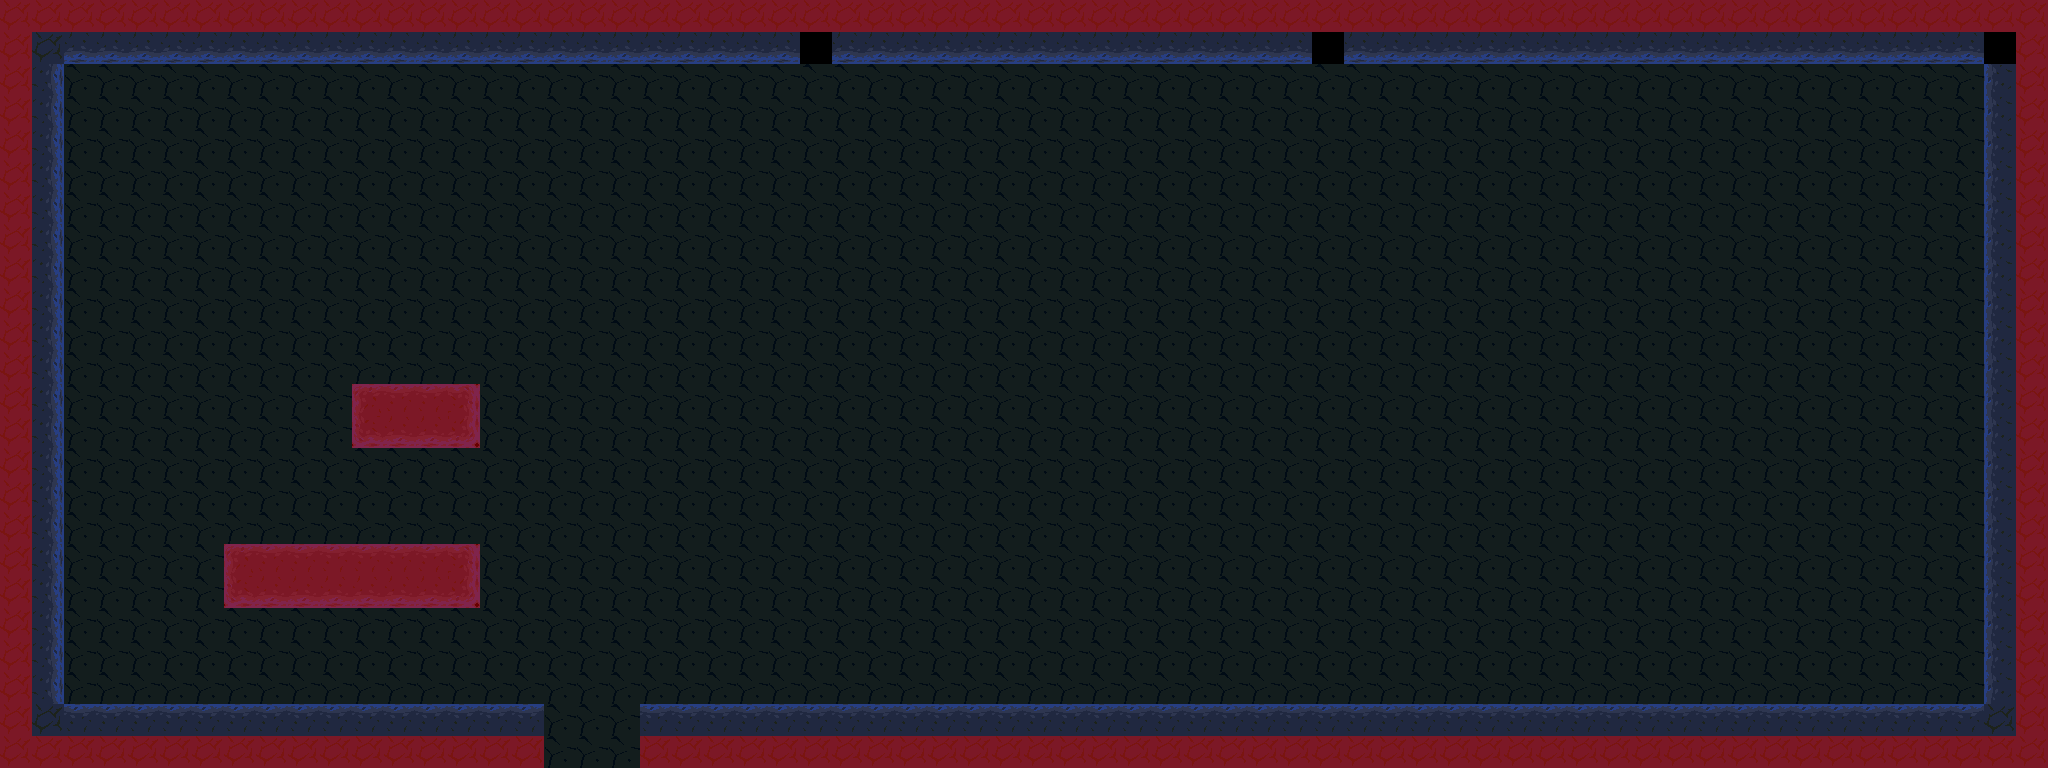

A 2D game scene composited from a Tiled map and its tileset images. What follows is a short description and the map's XML, with each tile layer's data collapsed to a summary:
An orthogonal 64x24 tile map with 32x32 px tiles, 2 tile layers (Map, Colisions), 2 tilesets.

<map version="1.9" tiledversion="1.9.2" orientation="orthogonal" renderorder="right-down" width="64" height="24" tilewidth="32" tileheight="32" infinite="0" nextlayerid="5" nextobjectid="8">
 <tileset firstgid="1" name="tmw_desert_spacing" tilewidth="32" tileheight="32" spacing="1" margin="1" tilecount="65" columns="13">
  <image source="tmw_desert_spacing.png" width="432" height="192" />
  <wangsets>
   <wangset name="Brick" type="corner" tile="14">
    <wangcolor name="" color="#ff0000" tile="-1" probability="1" />
    <wangtile tileid="0" wangid="0,0,0,1,0,0,0,0" />
    <wangtile tileid="1" wangid="0,0,0,1,0,1,0,0" />
    <wangtile tileid="2" wangid="0,0,0,0,0,1,0,0" />
    <wangtile tileid="13" wangid="0,1,0,1,0,0,0,0" />
    <wangtile tileid="14" wangid="0,1,0,1,0,1,0,1" />
    <wangtile tileid="15" wangid="0,0,0,0,0,1,0,1" />
    <wangtile tileid="26" wangid="0,1,0,0,0,0,0,0" />
    <wangtile tileid="27" wangid="0,1,0,0,0,0,0,1" />
    <wangtile tileid="28" wangid="0,0,0,0,0,0,0,1" />
    <wangtile tileid="29" wangid="0,1,0,0,0,1,0,1" />
    <wangtile tileid="30" wangid="0,1,0,1,0,0,0,1" />
    <wangtile tileid="42" wangid="0,0,0,1,0,1,0,1" />
    <wangtile tileid="43" wangid="0,1,0,1,0,1,0,0" />
   </wangset>
   <wangset name="Marble" type="corner" tile="53">
    <wangcolor name="" color="#ff0000" tile="-1" probability="1" />
    <wangtile tileid="39" wangid="0,0,0,1,0,0,0,0" />
    <wangtile tileid="40" wangid="0,0,0,1,0,1,0,0" />
    <wangtile tileid="41" wangid="0,0,0,0,0,1,0,0" />
    <wangtile tileid="52" wangid="0,1,0,1,0,0,0,0" />
    <wangtile tileid="53" wangid="0,1,0,1,0,1,0,1" />
    <wangtile tileid="54" wangid="0,0,0,0,0,1,0,1" />
    <wangtile tileid="55" wangid="0,1,0,0,0,1,0,1" />
    <wangtile tileid="56" wangid="0,1,0,1,0,0,0,1" />
   </wangset>
   <wangset name="Sand" type="corner" tile="19">
    <wangcolor name="" color="#ff0000" tile="44" probability="1" />
    <wangtile tileid="3" wangid="0,1,0,0,0,1,0,1" />
    <wangtile tileid="4" wangid="0,1,0,1,0,0,0,1" />
    <wangtile tileid="5" wangid="0,0,0,1,0,0,0,0" />
    <wangtile tileid="6" wangid="0,0,0,1,0,1,0,0" />
    <wangtile tileid="7" wangid="0,0,0,0,0,1,0,0" />
    <wangtile tileid="16" wangid="0,0,0,1,0,1,0,1" />
    <wangtile tileid="17" wangid="0,1,0,1,0,1,0,0" />
    <wangtile tileid="18" wangid="0,1,0,1,0,0,0,0" />
    <wangtile tileid="19" wangid="0,1,0,1,0,1,0,1" />
    <wangtile tileid="20" wangid="0,0,0,0,0,1,0,1" />
    <wangtile tileid="31" wangid="0,1,0,0,0,0,0,0" />
    <wangtile tileid="32" wangid="0,1,0,0,0,0,0,1" />
    <wangtile tileid="33" wangid="0,0,0,0,0,0,0,1" />
   </wangset>
  </wangsets>
 </tileset>
 <tileset firstgid="66" name="MapMetadata" tilewidth="32" tileheight="32" spacing="1" margin="1" tilecount="2" columns="2">
  <image source="MapMetadata.png" width="67" height="34" />
 </tileset>
 <layer id="1" name="Map" width="64" height="24">
  <properties>
   <property name="Draw" type="bool" value="true" />
  </properties>
  <data>[1536 cells, 1533 non-empty, 10 distinct tile ids]</data>
 </layer>
 <layer id="2" name="Colisions" width="64" height="24">
  <properties>
   <property name="Collider" type="bool" value="true" />
   <property name="Draw" type="bool" value="false" />
  </properties>
  <data>[1536 cells, 193 non-empty, 1 distinct tile ids]</data>
 </layer>
</map>
